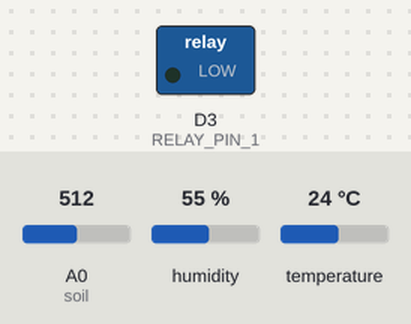
A sketch run on a simulated ESP8266 (NodeMCU). Shown: switched loads named in the sketch (green lamp = pin HIGH). The test bench sets the inputs (shaded band); at power-on: A0 (soil) = 512, humidity 55 %, temperature 24 °C. WiFi joins after 1.5 s; servers stay silent unless stated.

Above: at 0.1 s.
At 2.9 s:
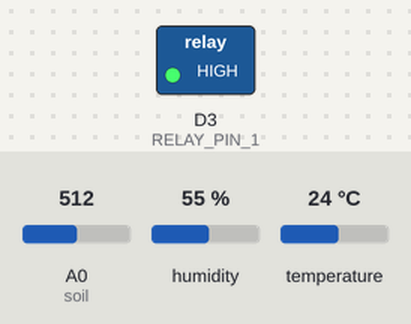
Timing chart, 0 to 4.4 s (numbered marks = the images above):
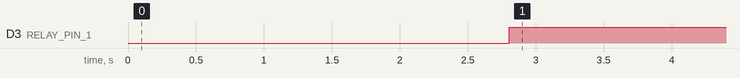

The sketch:

agirNova.ino
```cpp
#define BLYNK_TEMPLATE_ID "TMPL3U4q9GX22"
#define BLYNK_TEMPLATE_NAME "AgriNova"
#define BLYNK_AUTH_TOKEN "FlzZ9b7m3MML40odKxvBECh6UPURMVg6"

#include <ESP8266WiFi.h>
#include <BlynkSimpleEsp8266.h>
#include <DHT.h>

char auth[] = "FlzZ9b7m3MML40odKxvBECh6UPURMVg6";
char ssid[] = "A-BLOCK";
char pass[] = "welcome$ABH";

DHT dht(D4, DHT11);
BlynkTimer timer;

#define soil A0
#define RELAY_PIN_1 D3
// #define PIR D5

// int PIR_ToggleValue;
int relay1State = LOW;
bool autoMode = true; // true for auto mode, false for manual mode

void setup() {
  Serial.begin(9600);
  pinMode(soil, INPUT);
  pinMode(RELAY_PIN_1, OUTPUT);
  // pinMode(PIR, INPUT);

  digitalWrite(RELAY_PIN_1, LOW);  // Keep the motor off initially

  Blynk.begin(auth, ssid, pass);
  dht.begin();

  timer.setInterval(1000L, soilMoistureSensor);
  timer.setInterval(1000L, DHT11sensor);
  // timer.setInterval(1000L, checkPIR);
}

void DHT11sensor() {
  float h = dht.readHumidity();
  float t = dht.readTemperature();

  if (isnan(h) || isnan(t)) {
    Serial.println("Failed to read from DHT sensor!");
    return;
  }

  Blynk.virtualWrite(V0, t);
  Blynk.virtualWrite(V1, h);
}

void soilMoistureSensor() {
  int value = analogRead(soil);
  value = map(value, 0, 1024, 0, 100);
  value = (value - 100) * -1;

  Blynk.virtualWrite(V3, value);

  if (autoMode) {  // Only control motor automatically if in auto mode
    if (value < 25) {  // Soil is dry, turn on the motor
      digitalWrite(RELAY_PIN_1, LOW);
      relay1State = LOW;
    } else if (value > 40) {  // Soil has enough moisture, turn off the motor
      digitalWrite(RELAY_PIN_1, HIGH);
      relay1State = HIGH;
    }
    Blynk.virtualWrite(V12, relay1State);
  }
}

// void checkPIR() {
//   bool motionDetected = digitalRead(PIR);
//   if (motionDetected) {
//     Blynk.logEvent("pirdetection", "WARNING! Motion Detected!");
//   }
// }

BLYNK_WRITE(V12) {
  if (!autoMode) {  // Only allow manual control in manual mode
    relay1State = param.asInt();
    digitalWrite(RELAY_PIN_1, relay1State);
  }
}

BLYNK_WRITE(V13) {  // This pin controls auto/manual mode switch
  autoMode = param.asInt();
}

void loop() {
  Blynk.run();
  timer.run();
}
```

Measured:
- by itself, D3 (RELAY_PIN_1): LOW → HIGH at 2.8 s
